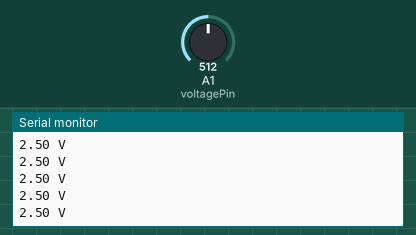
The sketch below on a simulated Arduino Uno, built with avr-gcc and run on an emulated ATmega328P. On the bench: the last lines printed to the serial monitor. The test bench sets the inputs (shaded band); at power-on: A1 (voltagePin) = 512.

Above: at 1.2 s.
1.3 s: A1 (voltagePin) set to 716
At 2.1 s:
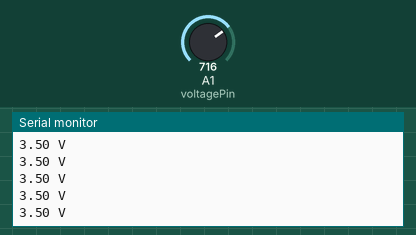
2.8 s: A1 (voltagePin) set to 900
At 3.9 s:
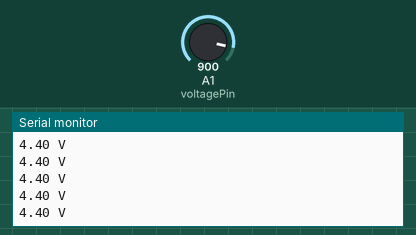
Timing chart, 0 to 5.8 s (numbered marks = the images above; inputs shaded):
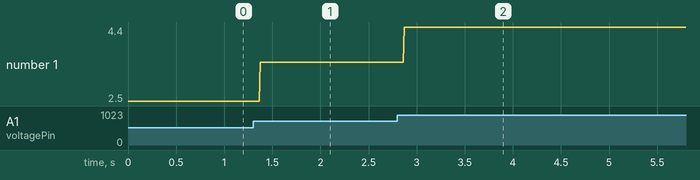

Measured:
- after the input at 1.3 s, the serial monitor: prints a new line after 0.07 s (image 1)
- after the input at 2.8 s, the serial monitor: prints a new line after 0.07 s (image 2)
- plotted number 1: 2.5 → 3.5 after the input at 1.3 s, 3.5 → 4.4 after the input at 2.8 s

The sketch:

Vol_Meter.ino
```cpp
int voltagePin = A1;
int voltageValue;
float voltage;


void setup() {
  // put your setup code here, to run once:
  Serial.begin(9600);
  pinMode(voltagePin, INPUT_PULLUP); // INPUT_PULLUP Acts like a pullup resistor
}

void loop() {
  // put your main code here, to run repeatedly:
  voltageValue = analogRead(voltagePin);
  voltage = voltageValue/1023.0 * 5.0;
  Serial.println(String(voltage) + " V");
}
```
